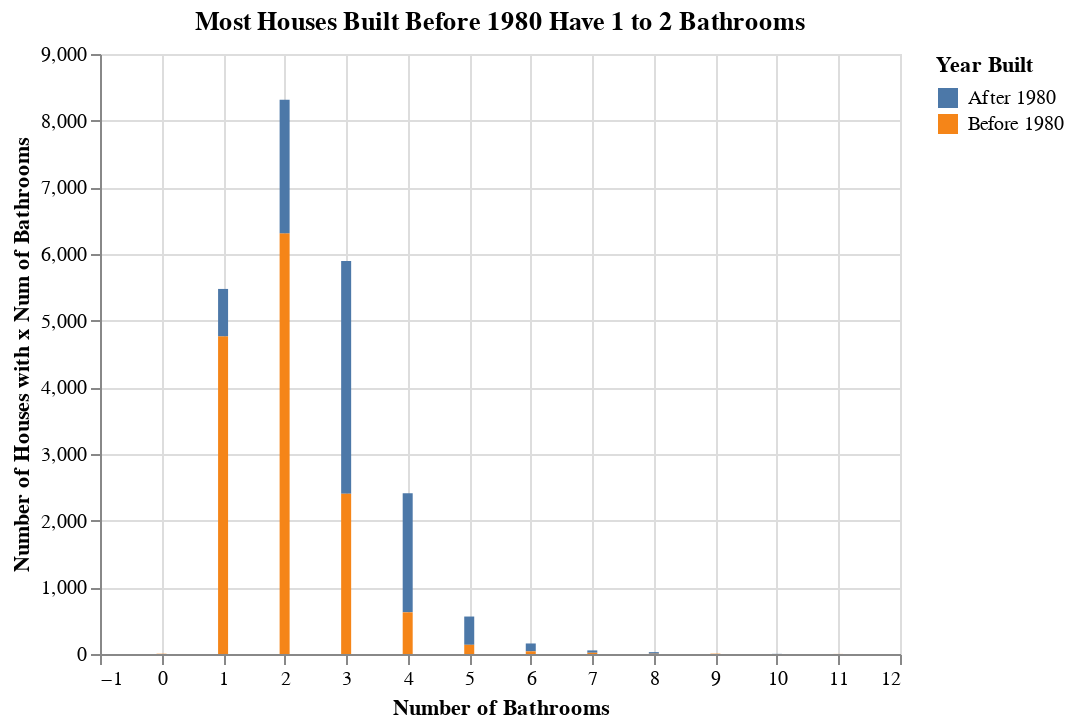

Write notebook code for a chart like this one.
### Code cell
chart = (alt.Chart(numbaths1980_df)
        .encode(x= alt.X("numbaths", title = "Number of Bathrooms", ),
                y = alt.Y("count", title = "Number of Houses with x Num of Bathrooms", ),
                color= alt.Color("time_description:N",title="Year Built"))
        .mark_bar()
        .properties(title = "Most Houses Built Before 1980 Have 1 to 2 Bathrooms"))

chart

### Figure 1 — Vega-Lite specification as saved in the notebook (floating-point values rounded to 4 significant figures)
{"config": {"view": {"continuousWidth": 400, "continuousHeight": 300}}, "data": {"name": "data-43b45d1ec620622d6fc978ed3081c399"}, "mark": "bar", "encoding": {"color": {"type": "nominal", "field": "time_description", "title": "Year Built"}, "x": {"type": "quantitative", "field": "numbaths", "title": "Number of Bathrooms"}, "y": {"type": "quantitative", "field": "count", "title": "Number of Houses with x Num of Bathrooms"}}, "title": "Most Houses Built Before 1980 Have 1 to 2 Bathrooms", "$schema": "https://vega.github.io/schema/vega-lite/v4.8.1.json", "datasets": {"data-43b45d1ec620622d6fc978ed3081c399": [{"before1980": 1, "numbaths": 2, "count": 6313, "time_description": "Before 1980"}, {"before1980": 1, "numbaths": 1, "count": 4767, "time_description": "Before 1980"}, {"before1980": 0, "numbaths": 3, "count": 3493, "time_description": "After 1980"}, {"before1980": 1, "numbaths": 3, "count": 2403, "time_description": "Before 1980"}, {"before1980": 0, "numbaths": 2, "count": 2002, "time_description": "After 1980"}, {"before1980": 0, "numbaths": 4, "count": 1787, "time_description": "After 1980"}, {"before1980": 0, "numbaths": 1, "count": 709, "time_description": "After 1980"}, {"before1980": 1, "numbaths": 4, "count": 625, "time_description": "Before 1980"}, {"before1980": 0, "numbaths": 5, "count": 424, "time_description": "After 1980"}, {"before1980": 1, "numbaths": 5, "count": 138, "time_description": "Before 1980"}, {"before1980": 0, "numbaths": 6, "count": 118, "time_description": "After 1980"}, {"before1980": 1, "numbaths": 6, "count": 40, "time_description": "Before 1980"}, {"before1980": 0, "numbaths": 7, "count": 35, "time_description": "After 1980"}, {"before1980": 0, "numbaths": 8, "count": 24, "time_description": "After 1980"}, {"before1980": 1, "numbaths": 7, "count": 19, "time_description": "Before 1980"}, {"before1980": 1, "numbaths": 9, "count": 5, "time_description": "Before 1980"}, {"before1980": 1, "numbaths": 0, "count": 4, "time_description": "Before 1980"}, {"before1980": 1, "numbaths": 8, "count": 4, "time_description": "Before 1980"}, {"before1980": 0, "numbaths": 10, "count": 2, "time_description": "After 1980"}, {"before1980": 1, "numbaths": 11, "count": 1, "time_description": "Before 1980"}]}}
